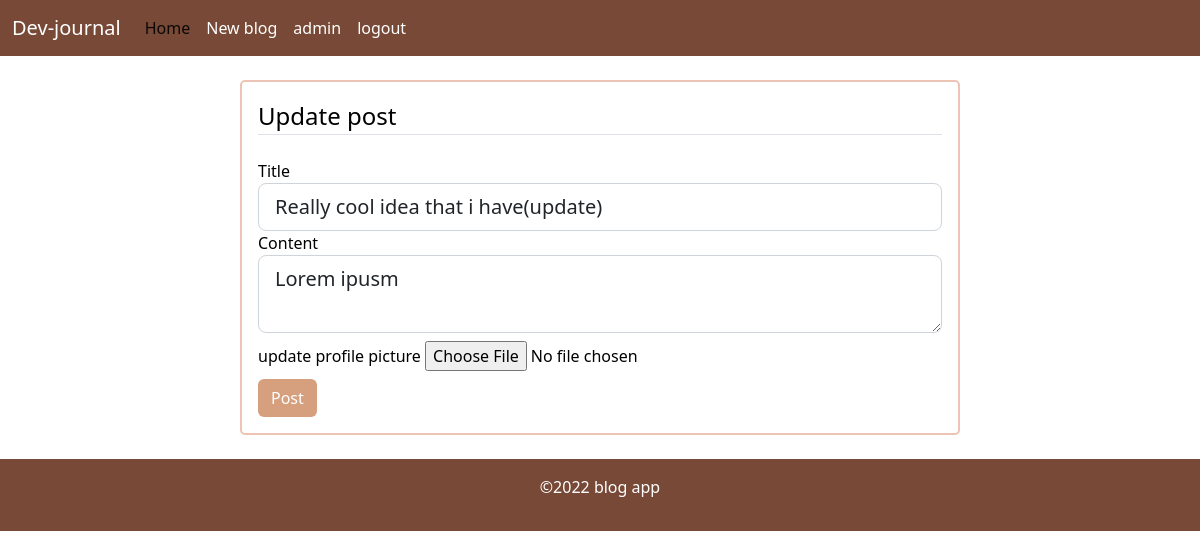
The app's page /post/2/update (signed in) with its own data.
### blog/models.py (models this page shows, shortened)
class User(db.Model, UserMixin):
    id = db.Column(db.Integer, primary_key=True)
    username = db.Column(db.String(20), unique=True, nullable=False)
    email = db.Column(db.String(120), unique=True, nullable=False)
    image_file = db.Column(db.String(20), nullable=False, default='user-default.jpg')
    password = db.Column(db.String(60), nullable=False)
    posts = db.relationship('Post', backref='author', lazy=True)
    comments = db.relationship('Comment', backref='user', lazy=True)

class Post(db.Model):
    id = db.Column(db.Integer, primary_key=True)
    title = db.Column(db.String(100), nullable=False)
    date_posted = db.Column(db.DateTime, nullable=False, default=datetime.utcnow)
    image_file = db.Column(db.String(20), nullable=False, default='blog-default.jpg')
    content = db.Column(db.Text, nullable=False)
    comments = db.relationship('Comment', backref='post', lazy=True)
    user_id = db.Column(db.Integer, db.ForeignKey('user.id'), nullable=False)

### blog/routes.py (the view)
@app.route("/post/<int:post_id>/update", methods=["POST","GET"])
@login_required
def update_post(post_id):
    post = Post.query.get_or_404(post_id)
    if post.author != current_user:
        abort(403)
    form = PostForm()
    if form.validate_on_submit():
        print(form.content.data)
        if form.picture.data:
            picture_file = save_blogpicture(form.picture.data)
            post.image_file = picture_file
        post.title = form.title.data
        post.content = form.content.data
        db.session.commit()
        flash('Blog updated successfully!', 'success')
        return redirect(url_for('post',post_id=post.id))
    elif request.method == 'GET':
        form.title.data = post.title
        form.content.data=post.content
    return render_template("create_post.html", title="update post", form=form, legend="Update post")

### blog/forms.py
class PostForm(FlaskForm):
    title = StringField('Title', validators=[DataRequired()])
    picture = FileField('update profile picture',validators=[FileAllowed(['jpg','png'])])
    content = TextAreaField('Content', validators=[DataRequired()])
    submit = SubmitField('Post')

### blog/models.py (called while the page is built)
@login_manager.user_loader
def load_user(user_id):
    return User.query.get(user_id)

### blog/templates/create_post.html (shortened to what this page needs)
{% extends "layout.html"%}
{% block content%}
    <div class="container">
        <div class="form-container mt-4 p-3">
            <form method="POST" action="">
                <fieldset class="form-group">
                    <legend class="border-bottom mb-4">{{legend}}</legend>
                    <div class="form-group">
                        {{ form.title.label(class="form-control-label") }}
                        {% if form.title.errors %}
                            {{ form.title(class="form-control form-control-lg is-invalid") }}
                            <div class="invalid-feedback">
                                {% for error in form.title.errors %}
                                    <span>{{ error }}</span>
                                {% endfor %}
                            </div>
                        {% else %}
                            {{ form.title(class="form-control form-control-lg") }}
                        {% endif %}
                    </div>
                    <div class="form-group">
                        {{ form.content.label(class="form-control-label") }}
                        {% if form.content.errors %}
                            {{ form.content(class="form-control form-control-lg is-invalid") }}
                            <div class="invalid-feedback">
                                {% for error in form.content.errors %}
                                    <span>{{ error }}</span>
                                {% endfor %}
                            </div>
                        {% else %}
                            {{ form.content(class="form-control form-control-lg") }}
                        {% endif %}
                    </div>
                    <div class="form-group mt-2">
                        {{ form.picture.label() }}
                        {{ form.picture(class="form-control-file") }}
                    </div>
                </fieldset>
                <div class="form-group mt-2">
                    {{ form.submit(class="btn form-btn") }}
                </div>
            </form>
        </div>
        </div>
{% endblock %}

### blog/templates/layout.html (shortened to what this page needs)
<!doctype html>
<html lang="en">
  <head>
    <link href="https://cdn.jsdelivr.net/npm/bootstrap@5.2.0-beta1/dist/css/bootstrap.min.css" rel="stylesheet">
    <link rel="stylesheet" href="{{url_for('static', filename='styles.css')}}">
  </head>
  <body>
    <nav class="navbar navbar-expand-lg navigation-bar">
        <div class="container-fluid">
        <a class="navbar-brand" href="{{url_for('home')}}">Dev-journal</a>
        <div class="collapse navbar-collapse" id="navbarNav">
            <ul class="navbar-nav">
            <li class="nav-item">
                <a class="nav-link active" aria-current="page" href="{{url_for('home')}}">Home</a>
            </li>
            {% if current_user.is_authenticated%}
              <li class="nav-item">
                <a class="nav-link" href="{{url_for('create_post')}}">New blog</a>
              </li>
              <li class="nav-item">
                <a class="nav-link" href="{{url_for('profile')}}">{{current_user.username}}</a>
              </li>
              <li class="nav-item">
                <a class="nav-link" href="{{url_for('logout')}}">logout</a>
              </li>
            {% endif %}
            </ul>
        </div>
        </div>
    </nav>
    {% block content%}{%endblock content%}
    <footer class="mt-4 py-3">
      <div class="container-fluid">
        <p class="text-center">&copy;2022 blog app</p>
      </div>
    </footer>
  </body>
</html>

### blog/static/styles.css (style rules this page uses)
body { color: #000; }
.navigation-bar { background-color: #774936; }
.navigation-bar a { color: #fff; }
.form-container { border: 2px solid #EDC4B3; border-radius: 5px; margin-bottom: 20px; width: 60vw; margin: 0 auto; }
.form-btn { background-color: #D69F7E; color: #fff; }
footer { background-color: #774936; color: #fff; }

### records on screen
User: username "admin"
Post: title "Really cool idea that i have(update)", content "Lorem ipusm"

### other values on screen
{{ legend }} "Update post"
